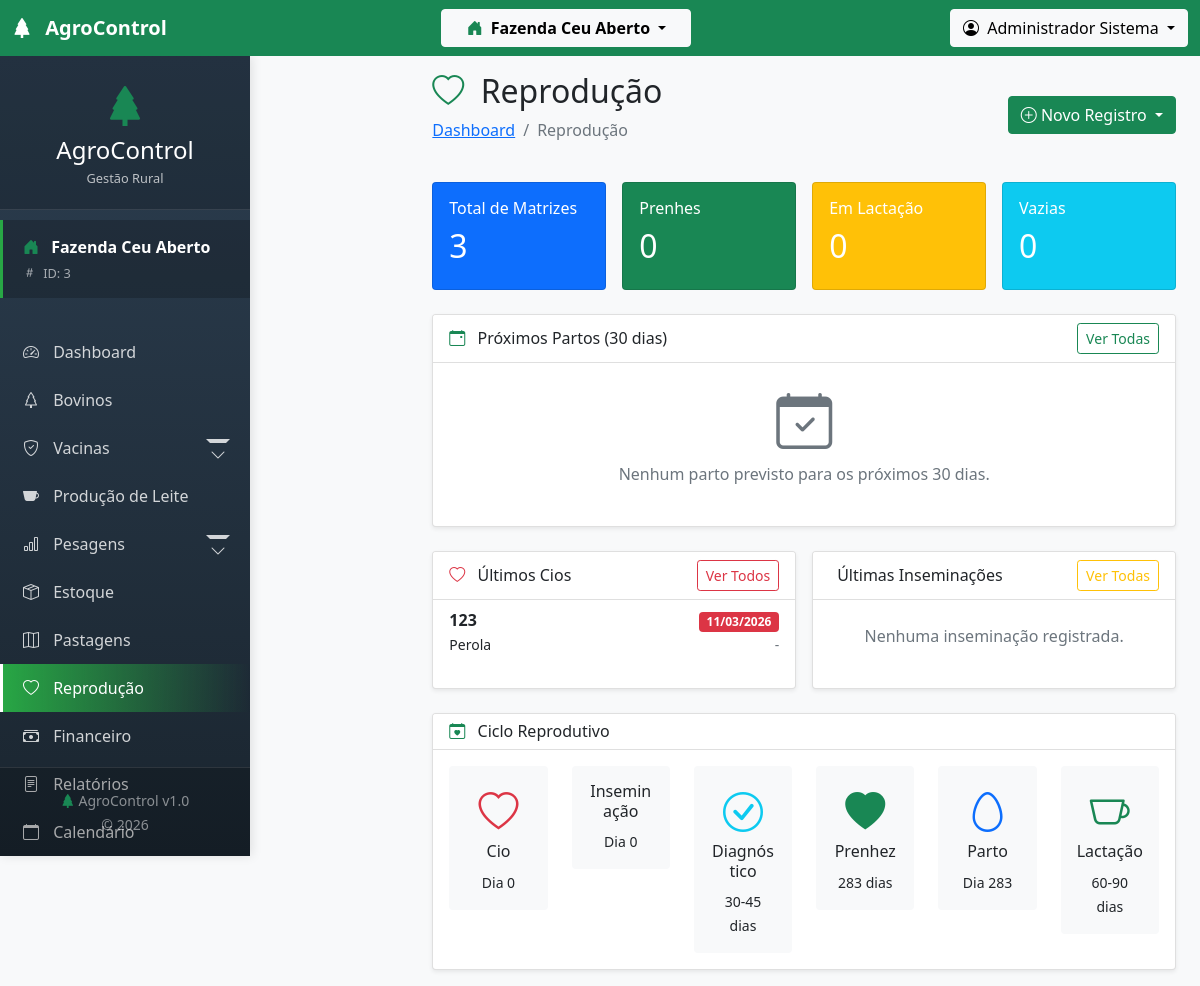
Screenshot of /modules/reproducao/index.php (signed in) with the database file from the repository.
### tables this page shows
CREATE TABLE `reproducao` (
  `id` int(11) NOT NULL AUTO_INCREMENT,
  `id_fazenda` int(11) NOT NULL,
  `id_bovino_femea` int(11) NOT NULL,
  `id_bovino_macho` int(11) DEFAULT NULL,
  `data_evento` date NOT NULL,
  `tipo_evento` enum('cio','inseminacao','prenhez','parto','aborto') NOT NULL,
  `tecnico` varchar(100) DEFAULT NULL,
  `semen_raca` varchar(100) DEFAULT NULL,
  `semen_touro` varchar(100) DEFAULT NULL,
  `data_prevista_parto` date DEFAULT NULL,
  `confirmada` tinyint(1) DEFAULT 0,
  `metodo_confirmacao` varchar(50) DEFAULT NULL,
  `data_parto` date DEFAULT NULL,
  `crias_nascidas` int(11) DEFAULT NULL,
  `crias_vivas` int(11) DEFAULT NULL,
  `dificuldade_parto` enum('normal','dificil','cesariana') DEFAULT NULL,
  `observacoes` text DEFAULT NULL,
  `data_cadastro` timestamp NULL DEFAULT current_timestamp(),
  PRIMARY KEY (`id`),
  KEY `id_bovino_macho` (`id_bovino_macho`),
  KEY `idx_reproducao_femea` (`id_bovino_femea`),
  KEY `id_fazenda` (`id_fazenda`),
  CONSTRAINT `reproducao_ibfk_1` FOREIGN KEY (`id_bovino_femea`) REFERENCES `bovinos` (`id`) ON DELETE CASCADE,
  CONSTRAINT `reproducao_ibfk_2` FOREIGN KEY (`id_bovino_macho`) REFERENCES `bovinos` (`id`),
  CONSTRAINT `reproducao_ibfk_3` FOREIGN KEY (`id_fazenda`) REFERENCES `fazendas` (`id`) ON DELETE CASCADE
);

CREATE TABLE `bovinos` (
  `id` int(11) NOT NULL AUTO_INCREMENT,
  `id_fazenda` int(11) NOT NULL,
  `id_usuario_cadastro` int(11) DEFAULT NULL,
  `id_raca` int(11) DEFAULT NULL,
  `id_situacao` int(11) DEFAULT NULL,
  `id_piquete_atual` int(11) DEFAULT NULL,
  `id_pai` int(11) DEFAULT NULL,
  `id_mae` int(11) DEFAULT NULL,
  `brinco` varchar(50) NOT NULL,
  `brinco_eletronico` varchar(50) DEFAULT NULL,
  `brinco_pai` varchar(50) DEFAULT NULL,
  `brinco_mae` varchar(50) DEFAULT NULL,
  `nome` varchar(100) DEFAULT NULL,
  `registro_abcrh` varchar(50) DEFAULT NULL,
  `registro_anc` varchar(50) DEFAULT NULL,
  `data_nascimento` date DEFAULT NULL,
  `sexo` enum('M','F') NOT NULL,
  `peso_nascimento` decimal(7,2) DEFAULT NULL,
  `peso_atual` decimal(7,2) DEFAULT NULL,
  `condicao_corporal` decimal(3,2) DEFAULT NULL,
  `cor_pelagem` varchar(50) DEFAULT NULL,
  `origem` enum('nascido','comprado','doacao','troca') DEFAULT 'nascido',
  `data_entrada` date NOT NULL,
  `valor_compra` decimal(10,2) DEFAULT NULL,
  `comprado_de` varchar(255) DEFAULT NULL,
  `nome_pai` varchar(100) DEFAULT NULL,
  `raca_pai` varchar(100) DEFAULT NULL,
  `nome_mae` varchar(100) DEFAULT NULL,
  `raca_mae` varchar(100) DEFAULT NULL,
  `data_saida` date DEFAULT NULL,
  `motivo_saida` varchar(100) DEFAULT NULL,
  `valor_venda` decimal(10,2) DEFAULT NULL,
  `observacoes` text DEFAULT NULL,
  `ativo` tinyint(1) DEFAULT 1,
  `data_cadastro` timestamp NULL DEFAULT current_timestamp(),
  `data_atualizacao` timestamp NULL DEFAULT NULL ON UPDATE current_timestamp(),
  PRIMARY KEY (`id`),
  UNIQUE KEY `unique_brinco_fazenda` (`id_fazenda`,`brinco`),
  KEY `id_raca` (`id_raca`),
  KEY `id_pai` (`id_pai`),
  KEY `id_mae` (`id_mae`),
  KEY `idx_bovinos_fazenda` (`id_fazenda`),
  KEY `idx_bovinos_situacao` (`id_situacao`),
  KEY `idx_bovinos_piquete` (`id_piquete_atual`),
  KEY `id_usuario_cadastro` (`id_usuario_cadastro`),
  CONSTRAINT `bovinos_ibfk_1` FOREIGN KEY (`id_fazenda`) REFERENCES `fazendas` (`id`) ON DELETE CASCADE,
  CONSTRAINT `bovinos_ibfk_2` FOREIGN KEY (`id_raca`) REFERENCES `racas` (`id`),
  CONSTRAINT `bovinos_ibfk_3` FOREIGN KEY (`id_situacao`) REFERENCES `situacoes` (`id`),
  CONSTRAINT `bovinos_ibfk_4` FOREIGN KEY (`id_piquete_atual`) REFERENCES `piquetes` (`id`),
  CONSTRAINT `bovinos_ibfk_5` FOREIGN KEY (`id_pai`) REFERENCES `bovinos` (`id`),
  CONSTRAINT `bovinos_ibfk_6` FOREIGN KEY (`id_mae`) REFERENCES `bovinos` (`id`),
  CONSTRAINT `bovinos_ibfk_7` FOREIGN KEY (`id_usuario_cadastro`) REFERENCES `usuarios` (`id`)
);

### modules/reproducao/index.php (the view, shortened to what the rows shown need)
<?php
require_once '../../config/database.php';
require_once '../../config/tenant.php';
$stats = [];
$sql = "SELECT COUNT(*) as total FROM bovinos
        WHERE " . TenantManager::addTenantFilter() . "
        AND sexo = 'F' AND ativo = 1";
$result = executeQuery($sql);
$stats['total_matrizes'] = $result->fetch_assoc()['total'];
$stats['status'] = [];
$sql = "SELECT r.*, b.brinco, b.nome
        FROM reproducao r
        JOIN bovinos b ON r.id_bovino_femea = b.id
        WHERE " . TenantManager::addTenantFilter('b') . "
        AND r.tipo_evento = 'cio'
        ORDER BY r.data_evento DESC
        LIMIT 10";
$ultimosCios = executeQuery($sql);
include '../../includes/header.php';
include '../../includes/sidebar.php';
?>
<main class="col-lg-10 ms-auto px-4 py-3">
    <div class="d-flex justify-content-between align-items-center mb-4">
        <div>
            <h1 class="h2">
                <i class="bi bi-heart me-2 text-success"></i>
                Reprodução
            </h1>
        </div>
    </div>
    <div class="row g-3 mb-4">
        <div class="col-md-3">
            <div class="card bg-primary text-white">
                <div class="card-body">
                    <h2><?php echo $stats['total_matrizes']; ?></h2>
                </div>
            </div>
        </div>
        <div class="col-md-3">
            <div class="card bg-success text-white">
                <div class="card-body">
                    <h2><?php echo $stats['status']['prenhe'] ?? 0; ?></h2>
                </div>
            </div>
        </div>
        <div class="col-md-3">
            <div class="card bg-warning text-white">
                <div class="card-body">
                    <h2><?php echo $stats['status']['lactacao'] ?? 0; ?></h2>
                </div>
            </div>
        </div>
        <div class="col-md-3">
            <div class="card bg-info text-white">
                <div class="card-body">
                    <h2><?php echo $stats['status']['vazia'] ?? 0; ?></h2>
                </div>
            </div>
        </div>
    </div>
    <div class="row g-3">
        <div class="col-md-6">
            <div class="card shadow-sm h-100">
                <div class="card-body p-0">
                    <?php if ($ultimosCios && $ultimosCios->num_rows > 0): ?>
                    <div class="list-group list-group-flush">
                        <?php while ($cio = $ultimosCios->fetch_assoc()): ?>
                        <div class="list-group-item">
                            <div class="d-flex justify-content-between align-items-center">
                                <div>
                                    <strong><?php echo $cio['brinco']; ?></strong>
                                    <?php if ($cio['nome']): ?>
                                        <br><small><?php echo $cio['nome']; ?></small>
                                    <?php endif; ?>
                                </div>
                                <div class="text-end">
                                    <span class="badge bg-danger"><?php echo date('d/m/Y', strtotime($cio['data_evento'])); ?></span>
                                    <br>
                                    <small class="text-muted"><?php echo $cio['observacoes'] ?: '-'; ?></small>
                                </div>
                            </div>
                        </div>
                        <?php endwhile; ?>
                    </div>
                    <?php else: ?>
                    <div class="text-center py-4">
                        <p class="text-muted">Nenhum cio registrado.</p>
                    </div>
                    <?php endif; ?>
                </div>
            </div>
        </div>
    </div>
</main>
<?php include '../../includes/footer.php'; ?>

### rows the page displays
reproducao: id_bovino_femea.brinco "123", id_bovino_femea.nome "Perola", data_evento "11/03/2026", observacoes "-"

### other values shown
$activeFarmName "Fazenda Ceu Aberto"
$_SESSION['usuario_nome'] "Administrador Sistema"
TenantManager::getActiveFarmName() "Fazenda Ceu Aberto"
$farmId "3"
$stats['total_matrizes'] "3"
$stats['status']['prenhe'] "0"
$stats['status']['lactacao'] "0"
$stats['status']['vazia'] "0"
